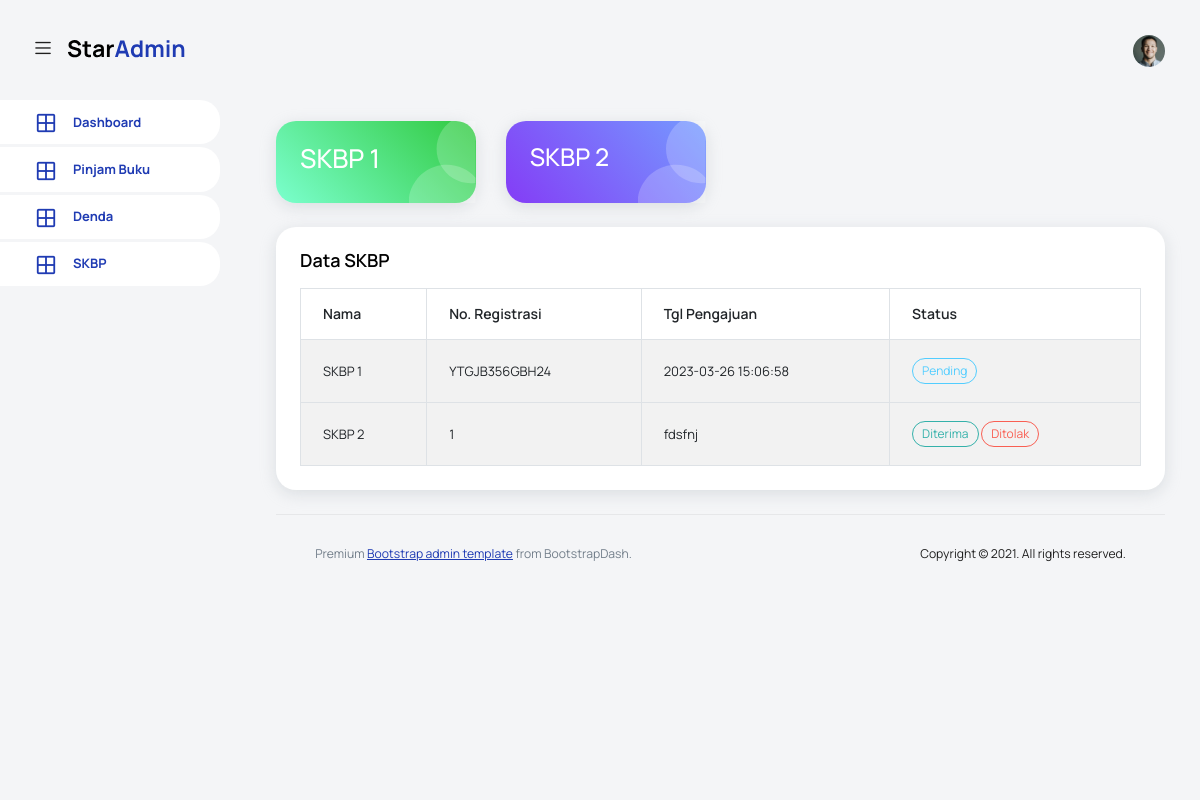
Page /pages/skbp/index.php (signed in) on the earlier database version.
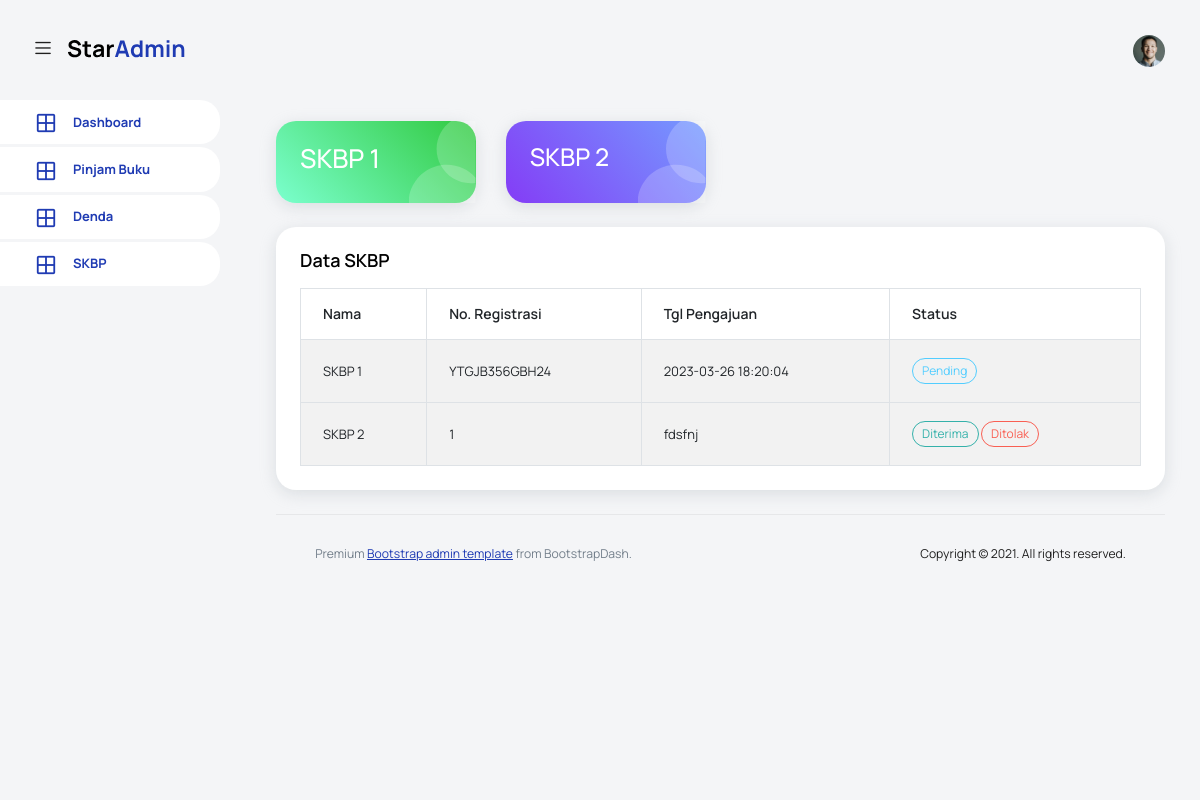
Same page on the later database version.
### tables this page shows
CREATE TABLE `skbp_1` (
  `id` int(11) NOT NULL,
  `req_perpus` varchar(40) NOT NULL,
  `status` int(4) NOT NULL,
  `nidn` varchar(40) NOT NULL,
  `nama` varchar(40) NOT NULL,
  `fklts` varchar(40) NOT NULL,
  `jrsn` varchar(40) NOT NULL,
  `created` timestamp NOT NULL DEFAULT current_timestamp() ON UPDATE current_timestamp()
);

### config/function-skbp1.php (the view, shortened to what this page needs)
<?php
function skbp1($noreg){
  include 'koneksi.php';
  $sql = "SELECT * FROM `skbp_1` WHERE `req_perpus` LIKE '$noreg'";
  $result = $conn->query($sql);
if ($result->num_rows > 0) {
  while ($row = $result->fetch_assoc()) {
        echo "  <td>".$row['req_perpus']."</td>
            <td>".$row['created']."</td>
            <td>
           ";
           if ($row['status'] == 0) {
            echo " <label for='' class='badge badge-info'>Pending</label>";
           }elseif ($row['status'] == 1) {
            echo " <label for='' class='badge badge-success'>Diterima</label>";
           }elseif ($row['status'] == 2) {
           echo "<label for='' class='badge badge-danger'>Ditolak</label>";
           }
           echo "
            </td>";
  }
    } else {
        echo "         <td>TIDAK ADA PERMINTAAN</td>
                      <td>TIDAK ADA PERMINTAAN</td>
                      <td>
                        <label for='' class='badge badge-danger'>TIDAK ADA PERMINTAAN</label>
                      </td>";
    }
}
?>

### template/header.php (shortened to what this page needs)
<!DOCTYPE html>
<html lang="en">
<head>
  <link rel="stylesheet" href="../../vendors/feather/feather.css">
  <link rel="stylesheet" href="../../vendors/mdi/css/materialdesignicons.min.css">
  <link rel="stylesheet" href="../../vendors/ti-icons/css/themify-icons.css">
  <link rel="stylesheet" href="../../vendors/typicons/typicons.css">
  <link rel="stylesheet" href="../../vendors/simple-line-icons/css/simple-line-icons.css">
  <link rel="stylesheet" href="../../vendors/css/vendor.bundle.base.css">
  <link rel="stylesheet" href="../../vendors/datatables.net-bs4/dataTables.bootstrap4.css">
  <link rel="stylesheet" href="../../js/select.dataTables.min.css">
  <link rel="stylesheet" href="../../css/vertical-layout-light/style.css">
  <link href="https://cdn.jsdelivr.net/npm/select2@4.1.0-rc.0/dist/css/select2.min.css" rel="stylesheet" />
</head>
<body>
    <nav class="navbar default-layout col-lg-12 col-12 p-0 fixed-top d-flex align-items-top flex-row">
      <div class="text-center navbar-brand-wrapper d-flex align-items-center justify-content-start">
        <div class="me-3">
          <button class="navbar-toggler navbar-toggler align-self-center" type="button" data-bs-toggle="minimize">
            <span class="icon-menu"></span>
          </button>
        </div>
        <div>
          <a class="navbar-brand brand-logo" href="../dashboard/index.php">
            <img src="../../images/logo.svg" alt="logo" />
          </a>
        </div>
      </div>
      <div class="navbar-menu-wrapper d-flex align-items-top">
        <ul class="navbar-nav ms-auto">
          <li class="nav-item dropdown d-none d-lg-block user-dropdown">
            <a class="nav-link" id="UserDropdown" href="#" data-bs-toggle="dropdown" aria-expanded="false">
              <img class="img-xs rounded-circle" src="../../images/faces/face8.jpg" alt="Profile image"> </a>
          </li>
        </ul>
      </div>
    </nav>
    <div class="container-fluid page-body-wrapper">

### template/sidebar.php (shortened to what this page needs)
<?php
echo "<nav class='sidebar sidebar-offcanvas' id='sidebar'>
  <ul class='nav'>
    <li class='nav-item'>
      <a class='nav-link' href='../dashboard/index.php'>
        <i class='mdi mdi-grid-large menu-icon'></i>
        <span class='menu-title'>Dashboard</span>
      </a>
    </li>";
echo  "
    <li class='nav-item'>
      <a class='nav-link' href='../pinjam/index.php'>
        <i class='mdi mdi-grid-large menu-icon'></i>
        <span class='menu-title'>Pinjam Buku</span>
      </a>
    </li>";
echo "
    <li class='nav-item'>
      <a class='nav-link' href='../denda/index.php'>
        <i class='mdi mdi-grid-large menu-icon'></i>
        <span class='menu-title'>Denda</span>
      </a>
    </li>";
    if ($sessionlevel == 3) {
  echo "
    <li class='nav-item'>
      <a class='nav-link' href='../skbp/index.php'>
        <i class='mdi mdi-grid-large menu-icon'></i>
        <span class='menu-title'>SKBP</span>
      </a>
    </li>";
    }
    echo "
  </ul>
</nav>";
?>

### pages/skbp/index.php (shortened to what this page needs)
<?php
$sessionlevel = $_SESSION['level'];
include '../../template/header.php';
include '../../template/sidebar.php';
include '../../config/function-anggota.php';
include '../../config/function-skbp1.php';
?>
<div class="main-panel">
  <div class="content-wrapper">
    <div class="row">
      <div class='col-sm-3 stretch-card grid-margin'>
        <a href='index.php?noreg=<?php echo $_SESSION['req_perpus']; ?>&nidn=<?php echo $_SESSION['STB']; ?>&nama=<?php echo $_SESSION['nama']; ?>&fklts=<?php echo $_SESSION['fklts']; ?>&jrsn=<?php echo $_SESSION['jrsn']; ?>' class='card bg-gradient-success card-img-holder text-white' style='text-decoration-line: none;'>
          <div class='card-body'>
            <img src='../../images/dashboard/circle.svg' class='card-img-absolute' alt='circle-image' />
            <h2 class='font-weight-normal'> SKBP 1</h2>
          </div>
        </a>
      </div>
      <div class="col-sm-3 stretch-card grid-margin">
        <a href="add.php" class="card bg-gradient-primary card-img-holder text-white" style="text-decoration-line: none;">
          <div class="card-body">
            <img src="../../images/dashboard/circle.svg" class="card-img-absolute" alt="circle-image" />
            <h3 class="font-weight-normal"> SKBP 2</h3>
          </div>
        </a>
      </div>
    </div>
    <div class="row">
      <div class="col-sm-12 grid-margin stretch-card">
        <div class="card">
          <div class="card-body">
          <div class="row">
            <h4 class="card-title">Data SKBP</h4>
              <div class="table-responsive">
                <table class="table table-striped table-bordered">
                  <thead>
                    <tr>
                      <th>Nama</th>
                      <th>No. Registrasi</th>
                      <th>Tgl Pengajuan</th>
                      <th>Status</th>
                    </tr>
                  </thead>
                  <tbody>
                    <tr>
                      <td>SKBP 1</td>
              <?php skbp1($_SESSION['req_perpus']); ?>
                    </tr>
                    <tr>
                    <tr>
                      <td>SKBP 2</td>
                      <td>1</td>
                      <td>fdsfnj</td>
                      <td>
                        <label for="" class="badge badge-success">Diterima</label>
                        <label for="" class="badge badge-danger">Ditolak</label>
                      </td>
                    </tr>
                    </tr>
                  </tbody>
                </table>
              </div>
            </div>
          </div>
        </div>
      </div>
    </div>
<?php
include '../../template/footer.php';
?>

### template/footer.php (shortened to what this page needs)
        <footer class="footer">
          <div class="d-sm-flex justify-content-center justify-content-sm-between">
            <span class="text-muted text-center text-sm-left d-block d-sm-inline-block">Premium <a href="https://www.bootstrapdash.com/" target="_blank">Bootstrap admin template</a> from BootstrapDash.</span>
            <span class="float-none float-sm-right d-block mt-1 mt-sm-0 text-center">Copyright © 2021. All rights reserved.</span>
          </div>
        </footer>
      </div>
    </div>
  </div>
</body>
</html>

Differences in the rows shown:
changed skbp_1 "YTGJB356GBH24": created "2023-03-26 15:06:58" → "2023-03-26 18:20:04"
